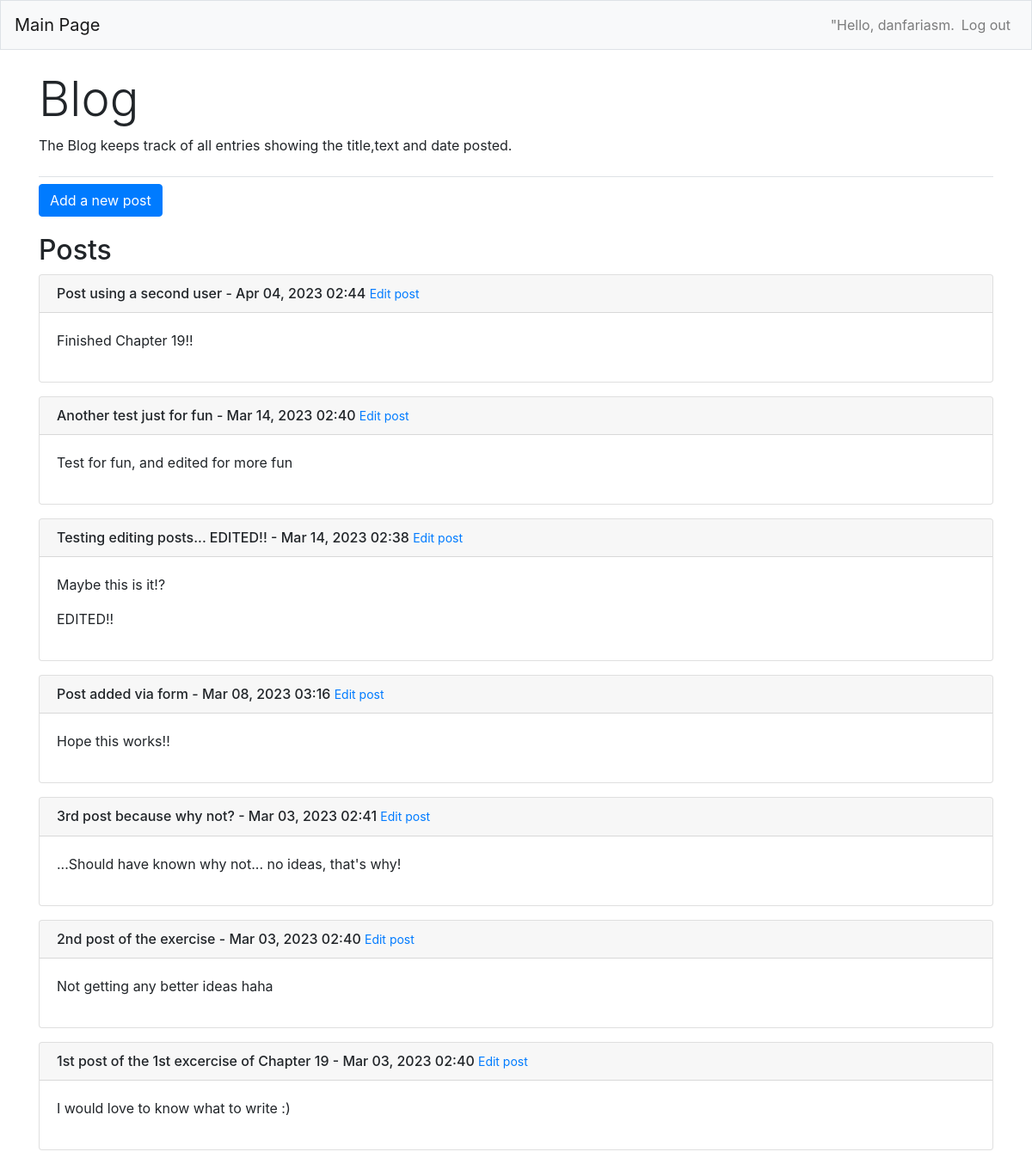
The app's page / (signed in) with its own data.
### blogs/models.py (models this page shows, shortened)
class BlogPost(models.Model):
    title = models.CharField(max_length=50)
    text = models.CharField(max_length=200)
    date_added = models.DateTimeField(auto_now_add=True)
    owner = models.ForeignKey(User, on_delete=models.CASCADE)

### blogs/views.py (the view)
# urls.py: path("", views.index, name="index"),
def index(request):
    posts = BlogPost.objects.order_by("-date_added")
    context = {"posts": posts}
    return render(request, "blogs/index.html", context)

### blogs/templates/blogs/index.html
{% extends "blogs/base.html" %}
{% block page_header %}
    <h2 class="display-4">Blog</h2>
    <p>The Blog keeps track of all entries showing the title,text and date
    posted.</p>
{% endblock page_header %}
{% block content %}
     <a class="btn btn-primary" href="{% url 'blogs:new_post' %}"
        role="button" style="margin-bottom: 20px">Add a new post</a>
     <h2>Posts</h2>
    {% for post in posts %}
        <div class="card mb-3">
            <h6 class="card-header">
                {{ post.title }} - {{ post.date_added|date:"M d, Y H:i" }}
                <small><a href="{% url 'blogs:edit_post' post.id %}">
                    Edit post</a></small>
            </h6>
            <div class="card-body">
                {{ post.text|linebreaks }}
            </div>
        </div>
    {% empty %}
        <p>No posts have been added yet.</p>
    {% endfor %}
{% endblock content %}

### blogs/templates/blogs/base.html (shortened to what this page needs)
{% load bootstrap4 %}
<!doctype html>
<html lang="en">
<head>
    {% bootstrap_css %}
</head>
<body>
    <nav class="navbar navbar-expand-md navbar-light bg-light mb-4 border">
        <a class="navbar-brand" href="{% url 'blogs:index'%}">Main Page</a>
        <div class="collapse navbar-collapse" id="navbarCollapse">
            <ul class="navbar-nav ml-auto">
                {% if user.is_authenticated %}
                    <li class="nav-item">
                        <span class="navbar-text">"Hello, {{ user.username }}.</span>
                    </li>
                    <li class="nav-item">
                        <a class="nav-link" href="{% url 'users:logout' %}">Log out</a>
                    </li>
                {% endif %}
            </ul>
        </div>
    </nav>
    <main role="main" class="container">
        <div class="pb-2 mb-2 border-bottom">
            {% block page_header %}{% endblock page_header %}
        </div>
        <div>
            {% block content %}{% endblock content %}
        </div>
    </main>
</body>
</html>

### records on screen
BlogPost: title "Post using a second user", date_added "Apr 04, 2023 02:44", text "Finished Chapter 19!!"
BlogPost: title "Another test just for fun", date_added "Mar 14, 2023 02:40", text "Test for fun, and edited for more fun"
BlogPost: title "Testing editing posts... EDITED!!", date_added "Mar 14, 2023 02:38", text "Maybe this is it!? EDITED!!"
BlogPost: title "Post added via form", date_added "Mar 08, 2023 03:16", text "Hope this works!!"
BlogPost: title "3rd post because why not?", date_added "Mar 03, 2023 02:41", text "...Should have known why not... no ideas, that's why!"
BlogPost: title "2nd post of the exercise", date_added "Mar 03, 2023 02:40", text "Not getting any better ideas haha"
BlogPost: title "1st post of the 1st excercise of Chapter 19", date_added "Mar 03, 2023 02:40", text "I would love to know what to write :)"

### other values on screen
{{ user.username }} "danfariasm"
